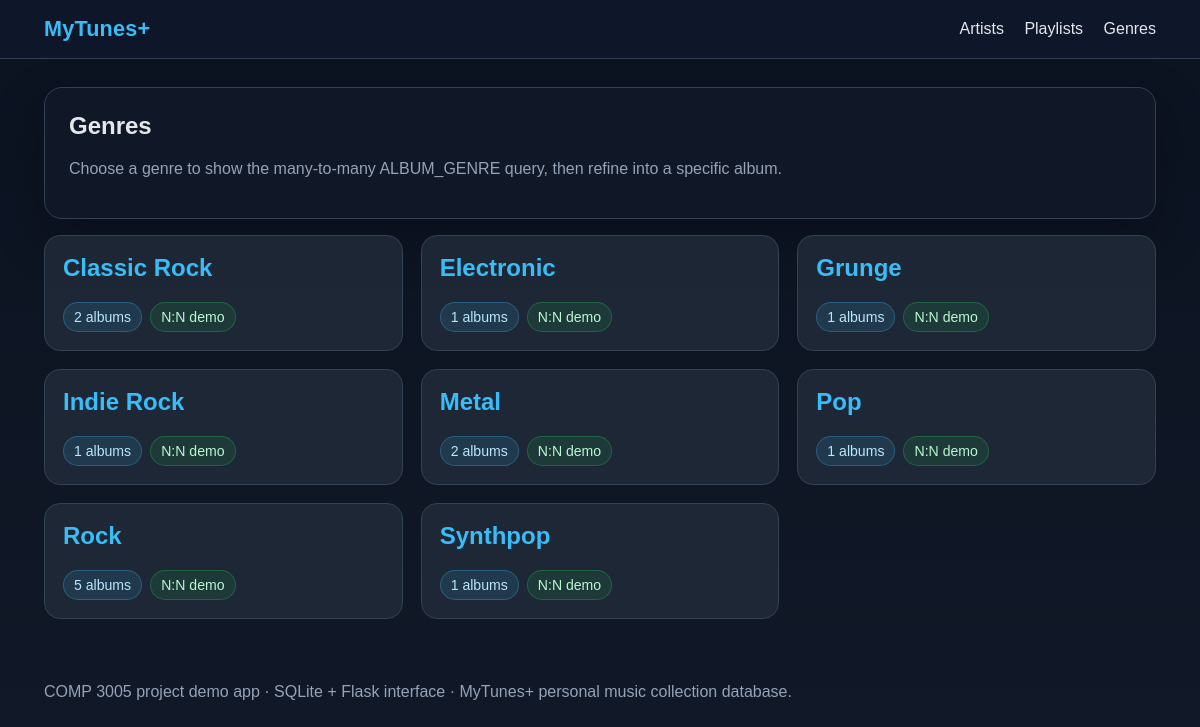
The app's page /genres with its own data.
### tables this page shows
CREATE TABLE GENRE (
            genre_id INTEGER PRIMARY KEY,
            name TEXT NOT NULL UNIQUE
        );

### app.py (the view)
@app.route('/genres')
def genres():
    conn = get_db_connection()
    rows = conn.execute(
        '''
        SELECT g.genre_id, g.name, COUNT(ag.album_id) AS album_count
        FROM GENRE g
        LEFT JOIN ALBUM_GENRE ag ON g.genre_id = ag.genre_id
        GROUP BY g.genre_id, g.name
        ORDER BY g.name;
        '''
    ).fetchall()
    conn.close()
    return render_template('genres.html', genres=rows)

### app.py (called while the page is built)
def get_db_connection():
    conn = sqlite3.connect(DB_PATH)
    conn.row_factory = sqlite3.Row
    conn.execute('PRAGMA foreign_keys = ON;')
    return conn

@app.context_processor
def inject_helpers():
    return {'format_duration': format_duration}

### templates/genres.html (shortened to what this page needs)
{% extends 'base.html' %}
{% block content %}
<section class="hero page-title">
  <h1>Genres</h1>
  <p>Choose a genre to show the many-to-many ALBUM_GENRE query, then refine into a specific album.</p>
</section>
<div class="grid grid-3">
  {% for genre in genres %}
  <div class="card">
    <h2><a href="{{ url_for('genre_albums', genre_id=genre.genre_id) }}">{{ genre.name }}</a></h2>
    <div class="meta-row">
      <span class="badge">{{ genre.album_count }} albums</span>
      <span class="badge green">N:N demo</span>
    </div>
  </div>
  {% endfor %}
</div>
{% endblock %}

### static/style.css (style rules this page uses)
:root { --bg: #0f172a; --panel: #111827; --panel-2: #1f2937; --soft: #334155; --text: #e5e7eb; --muted: #94a3b8; --accent: #38bdf8; --accent-2: #22c55e; --border: #334155; }
* { box-sizing: border-box; }
body { margin: 0; font-family: Arial, Helvetica, sans-serif; background: linear-gradient(180deg, #0b1220 0%, #111827 100%); color: var(--text); }
a { color: var(--accent); text-decoration: none; }
.hero, .panel { background: rgba(17, 24, 39, 0.92); border: 1px solid var(--border); border-radius: 18px; padding: 24px; box-shadow: 0 20px 50px rgba(0,0,0,0.25); }
.hero { margin-bottom: 24px; }
.hero h1, h2, h3 { margin-top: 0; }
.hero p, .subtle { color: var(--muted); }
.grid { display: grid; gap: 18px; }
.grid-3 { grid-template-columns: repeat(3, minmax(0, 1fr)); }
.card { background: rgba(31, 41, 55, 0.92); border: 1px solid var(--border); border-radius: 16px; padding: 18px; }
.badges, .meta-row { display: flex; gap: 8px; flex-wrap: wrap; }
.badge { display: inline-block; padding: 6px 10px; border-radius: 999px; background: rgba(56, 189, 248, 0.12); color: #bae6fd; border: 1px solid rgba(56, 189, 248, 0.3); font-size: 0.88rem; }
.badge.green { background: rgba(34, 197, 94, 0.12); color: #bbf7d0; border-color: rgba(34, 197, 94, 0.3); }
.page-title { margin-bottom: 16px; }

### records on screen
GENRE: name "Classic Rock", album_count "2"
GENRE: name "Electronic", album_count "1"
GENRE: name "Grunge", album_count "1"
GENRE: name "Indie Rock", album_count "1"
GENRE: name "Metal", album_count "2"
GENRE: name "Pop", album_count "1"
GENRE: name "Rock", album_count "5"
GENRE: name "Synthpop", album_count "1"
